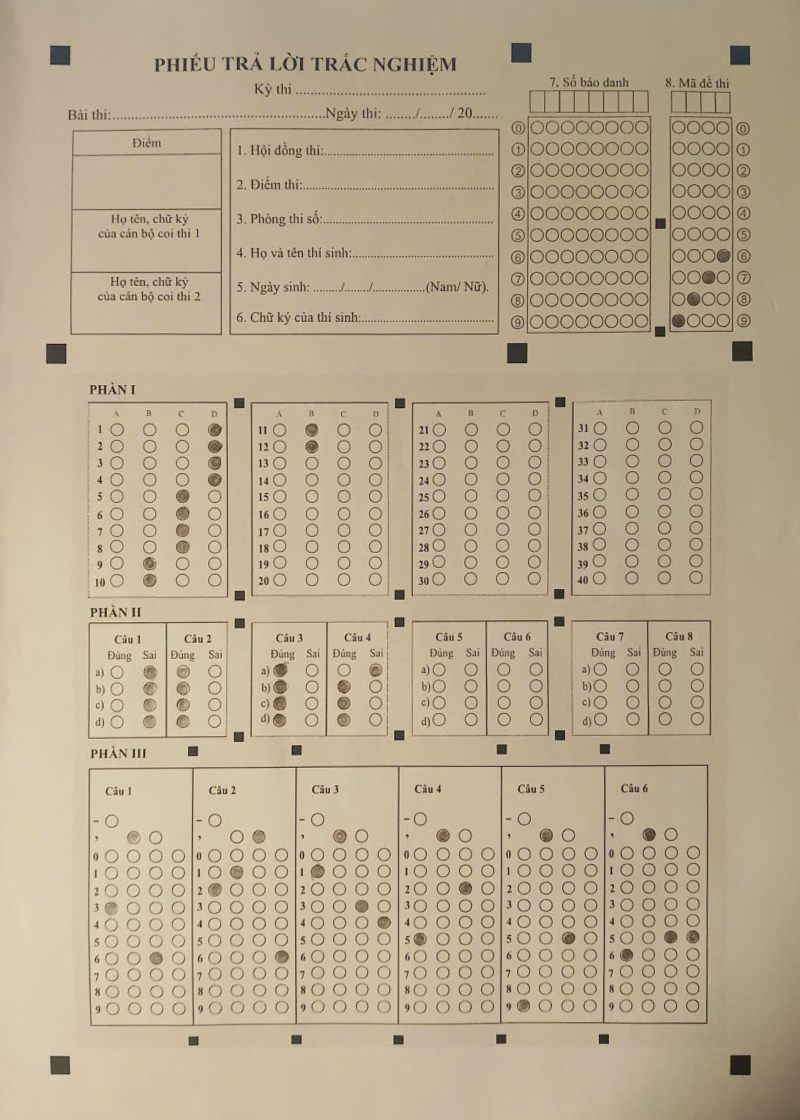
#> input picture app/src/main/python/templates/real_sheet_experimental_reference.png, 1600 x 2240 px (shown at 1/2 size)
$ python -i camera_tracker.py   (imports and definitions only)
#> lines starting #> are read from the running program, lines starting #| are printed output that depends on the picture; after the words box and inside, x2 and y2 are one past the last pixel; in counts of white or black regions, pixels touching at a corner belong together
#> further down, picture is the input picture: shape (2240, 1600, 3); mean B, G, R 144.3, 170.3, 186.2
### app/src/main/python/omr/marker_detection.py
from dataclasses import dataclass, asdict
from itertools import combinations
import logging
import cv2
import numpy as np
from config import DEFAULT, MarkerConfig
from .preprocessing import preprocess_markers, grayscale
from .perspective import order_points
from .errors import MarkerDetectionError

logger = logging.getLogger(__name__)


@dataclass
class Marker:
    center: tuple[float, float]
    area: float
    side: float
    solidity: float
    extent: float
    blackness: float
    border_distance: float
    polygon: list
    local_contrast: float = 0.0
    solid_ink_fraction: float = 0.0

    def to_dict(self):
        return asdict(self)


def detect_markers(image: np.ndarray, cfg: MarkerConfig = DEFAULT.marker) -> list[Marker]:
    gray = grayscale(image)
    height, width = gray.shape
    candidates = []
    for binary in preprocess_markers(image, cfg):
        # A dark table forms an enclosing foreground contour after inversion.
        # RETR_EXTERNAL then hides every marker on the white sheet inside it.
        # Allow nesting inside large page/background contours, but not inside
        # small printed rings. Filled bubbles nested in those rings may also
        # approximate a quadrilateral and must not become square markers.
        contours, hierarchy = cv2.findContours(binary, cv2.RETR_TREE, cv2.CHAIN_APPROX_SIMPLE)
        areas = [cv2.contourArea(contour) for contour in contours]
        for index, contour in enumerate(contours):
            parent, depth, small_container = hierarchy[0, index, 3], 0, False
            while parent != -1:
                depth += 1
                if areas[parent] <= cfg.max_area_fraction * width * height:
                    small_container = True
                    break
                parent = hierarchy[0, parent, 3]
            if small_container or depth % 2:
                continue
            area = areas[index]
            if not cfg.min_area_fraction * width * height <= area <= cfg.max_area_fraction * width * height:
                continue
            (_, _), (rw, rh), _ = cv2.minAreaRect(contour)
            if min(rw, rh) < cfg.min_side or not cfg.aspect_min <= rw / rh <= cfg.aspect_max:
                continue
            polygon = cv2.approxPolyDP(contour, cfg.polygon_epsilon * cv2.arcLength(contour, True), True)
            if len(polygon) != 4 or not cv2.isContourConvex(polygon):
                continue
            # A circle can simplify to four vertices at this epsilon. A true
            # square retains most of its area; a diamond inscribed in a filled
            # answer bubble does not, even when its bounding box is square.
            if abs(cv2.contourArea(polygon)) / area < cfg.min_quadrilateral_area_ratio:
                continue
            solidity = area / max(cv2.contourArea(cv2.convexHull(contour)), 1)
            extent = area / (rw * rh)
            if solidity < cfg.min_solidity or extent < cfg.min_extent:
                continue
            moment = cv2.moments(contour)
            cx, cy = moment['m10'] / moment['m00'], moment['m01'] / moment['m00']
            x, y, w, h = cv2.boundingRect(contour)
            local_mask = np.zeros((h, w), np.uint8)
            cv2.drawContours(local_mask, [contour - [x, y]], -1, 255, -1)
            inside = gray[y:y+h, x:x+w][local_mask > 0]
            ink_mean = float(np.mean(inside))
            blackness = 1 - ink_mean / 255
            # Exposure changes absolute gray levels. A marker must instead be
            # a solid square darker than its immediate surroundings. Keep the
            # absolute route for legacy dark markers, with a bounded local route
            # for gray ones; hollow answer boxes must not become markers.
            pad = max(3, round(max(w, h)*0.5))
            x0, y0 = max(0, x-pad), max(0, y-pad)
            x1, y1 = min(width, x+w+pad), min(height, y+h+pad)
            neighborhood = gray[y0:y1, x0:x1]
            surround = np.ones(neighborhood.shape, bool)
            surround[y-y0:y-y0+h, x-x0:x-x0+w] = False
            background = float(np.percentile(neighborhood[surround], 75)) if surround.any() else ink_mean
            contrast = max(0., (background-ink_mean)/max(background, 1.))
            solid = float(np.mean(inside < background-max(cfg.min_local_darkness_delta, (background-ink_mean)*0.5)))
            locally_dark = (contrast >= cfg.min_local_contrast and
                            background-ink_mean >= cfg.min_local_darkness_delta and
                            solid >= cfg.min_solid_ink_fraction)
            if blackness < cfg.min_blackness and not locally_dark:
                continue
            side = float(np.sqrt(area))
            if any(np.linalg.norm(np.asarray(m.center) - (cx, cy)) < cfg.dedup_distance * side for m in candidates):
                continue
            border = min(cx / width, 1 - cx / width, cy / height, 1 - cy / height)
            candidates.append(Marker((cx, cy), area, side, solidity, extent, blackness,
                                     border, polygon.reshape(-1, 2).tolist(), contrast, solid))
    if len(candidates) > cfg.max_candidates:
        raise MarkerDetectionError("Too many square candidates; adjust marker config")
    logger.info("Markers detected: %d", len(candidates))
    return candidates


def _extreme_corner_candidates(markers: list, image_shape, cfg: MarkerConfig) -> np.ndarray | None:
    """Chọn 4 marker gần 4 góc hình ảnh nhất (top-left, top-right, bottom-right, bottom-left).
    Đây là chiến lược chính xác nhất khi 4 marker góc LỚN HƠN các marker nội bộ.
    """
    height, width = image_shape[:2]
    # Tính side trung vị để phát hiện marker nào lớn hơn bình thường
    sides = sorted(m.side for m in markers)
    median_side = sides[len(sides) // 2]

    # Mỗi góc ảnh: tìm marker có score = độ gần góc + bonus nếu lớn hơn trung vị
    corners_of_image = [(0, 0), (width, 0), (width, height), (0, height)]
    selected = []
    used = set()
    for cx, cy in corners_of_image:
        best_m, best_s = None, float('inf')
        for i, m in enumerate(markers):
            if i in used:
                continue
            dist = np.hypot(m.center[0] - cx, m.center[1] - cy)
            # Ưu tiên marker lớn hơn trung vị (là marker góc thật)
            size_bonus = 0.5 if m.side >= median_side * 1.2 else 1.0
            score = dist * size_bonus
            if score < best_s:
                best_m, best_s = (i, m), score
        if best_m is None:
            return None
        used.add(best_m[0])
        selected.append(best_m[1])

    quad = order_points([m.center for m in selected])
    area = abs(cv2.contourArea(quad))
    if area < cfg.min_quad_area_fraction * width * height:
        return None
    if not cv2.isContourConvex(quad.astype(np.float32)):
        return None
    return quad


def select_corner_markers(markers: list[Marker], image_shape,
                          cfg: MarkerConfig = DEFAULT.marker) -> np.ndarray:
    if len(markers) < 4:
        raise MarkerDetectionError("Fewer than four square marker candidates")
    height, width = image_shape[:2]

    # --- Chiến lược 1: ưu tiên 4 marker ở cực ngoài 4 góc ảnh ---
    extreme = _extreme_corner_candidates(markers, image_shape, cfg)
    if extreme is not None:
        logger.info("Corner markers selected via extreme-corner strategy")
        return extreme

    # --- Chiến lược 2 (fallback): brute-force cluster + convex hull ---
    best, best_score = None, -1.0
    visited_clusters = set()
    for seed in markers:
        indices = tuple(i for i, m in enumerate(markers)
                        if 1 / cfg.size_ratio <= m.side / seed.side <= cfg.size_ratio)
        if indices in visited_clusters:
            continue
        visited_clusters.add(indices)
        cluster = [markers[i] for i in indices]
        pts = np.array([m.center for m in cluster], np.float32)
        hull = cv2.convexHull(pts, returnPoints=False).ravel()
        if not 4 <= len(hull) <= cfg.max_hull_points:
            continue
        for indices in combinations(hull, 4):
            selected = [cluster[i] for i in indices]
            if max(m.side for m in selected) / min(m.side for m in selected) > cfg.size_ratio:
                continue
            quad = order_points([m.center for m in selected])
            area = abs(cv2.contourArea(quad))
            if area < cfg.min_quad_area_fraction * width * height:
                continue
            proximity = np.mean([max(0, 1 - m.border_distance / cfg.border_band) for m in selected])
            consistency = min(m.side for m in selected) / max(m.side for m in selected)
            score = area * consistency * (1 + proximity)
            if score > best_score:
                best, best_score = quad, score
    if best is None:
        raise MarkerDetectionError("No consistent outer marker quadrilateral")
    logger.info("Corner markers selected via brute-force strategy")
    return best

### app/src/main/python/omr/preprocessing.py
import cv2
import numpy as np
from config import DEFAULT, BubbleConfig, MarkerConfig


def grayscale(image: np.ndarray) -> np.ndarray:
    return cv2.cvtColor(image, cv2.COLOR_BGR2GRAY) if image.ndim == 3 else image.copy()


def preprocess_markers(image: np.ndarray, cfg: MarkerConfig = DEFAULT.marker) -> list[np.ndarray]:
    gray = grayscale(image)
    otsu = cv2.threshold(gray, 0, 255, cv2.THRESH_BINARY_INV | cv2.THRESH_OTSU)[1]
    adaptive = cv2.adaptiveThreshold(gray, 255, cv2.ADAPTIVE_THRESH_GAUSSIAN_C,
                                     cv2.THRESH_BINARY_INV, cfg.adaptive_window, cfg.adaptive_c)
    return [otsu, adaptive]


# [15 lines left out: function preprocess_omr_roi, not called in this run]

### app/src/main/python/omr/perspective.py
import cv2
import numpy as np
from config import DEFAULT
from .errors import PerspectiveError


def order_points(points) -> np.ndarray:
    pts = np.asarray(points, dtype=np.float32).reshape(4, 2)
    if len(np.unique(pts, axis=0)) != 4:
        raise PerspectiveError("Four distinct corners required")
    center = pts.mean(axis=0)
    ordered = pts[np.argsort(np.arctan2(pts[:, 1] - center[1], pts[:, 0] - center[0]))]
    ordered = np.roll(ordered, -int(np.argmin(ordered.sum(axis=1))), axis=0)
    if not cv2.isContourConvex(ordered.reshape(-1, 1, 2)):
        raise PerspectiveError("Corners must form a convex quadrilateral")
    return ordered


# [9 lines left out: function homography_from_corners, not called in this run]


def warp_sheet(image, homography, size):
    return cv2.warpPerspective(image, homography, tuple(map(int, size)),
                               flags=cv2.INTER_LINEAR, borderValue=(255, 255, 255))

### app/src/main/python/camera_tracker.py
"""Single-frame A4 localization for retaining the actual camera pixels.

The adapter waits for two seconds of stable corners before capture. The full-resolution
frame goes through OMR before any result is accepted or graded.
"""
from dataclasses import dataclass
from time import perf_counter

import cv2
import numpy as np

from omr.errors import OMRError
from omr.marker_detection import detect_markers, select_corner_markers
from omr.perspective import order_points


@dataclass(frozen=True)
class Observation:
    centers: np.ndarray
    features: np.ndarray
    side: float
    candidate_count: int


class SheetTracker:
    DETECT_WIDTH = 768
    A4_ASPECT = 210 / 297
    MIN_PAPER_FILL = .70
    MARKER_AREA_WITHIN_PAPER = .85 * (0.9508928571428571 - 0.049107142857142856)

    def __init__(self):
        self.reset()

    def reset(self):
        self.state = 'searching'
        self.corners = None
        self.side = None
        self.stable_frames = 0
        self.frame_size = None
        self.last_metrics = {}

    @staticmethod
    def _guide_targets(shape):
        h, w = shape
        # Match the four outer marker centers on the current printed template.
        aspect = w / h
        # Let the marker quadrilateral occupy most of the camera view. A small
        # centered sheet can still have four detectable squares, but its answer
        # bubbles lose too many pixels for reliable grading.
        guide_width = min(.96, .96 * SheetTracker.A4_ASPECT / aspect)
        guide_height = guide_width * aspect / SheetTracker.A4_ASPECT
        x0, x1 = (1-guide_width)/2, (1+guide_width)/2
        y0, y1 = (1-guide_height)/2, (1+guide_height)/2
        # Guide surrounds paper edges; marker targets are inset on the printed A4.
        x0, x1 = x0 + .075 * guide_width, x1 - .075 * guide_width
        y0, y1 = y0 + .049107 * guide_height, y1 - .049107 * guide_height
        return np.array([[x0, y0], [x1, y0], [x1, y1], [x0, y1]], np.float32)

    @classmethod
    def _corner_hits(cls, markers, shape):
        if not markers:
            return [None] * 4
        h, w = shape
        targets = cls._guide_targets(shape)
        min_side = max(4., np.percentile([m.side for m in markers], 65) * .75)
        eligible = [m for m in markers if m.side >= min_side]
        hits = []
        for target in targets:
            if not eligible:
                hits.append(None)
                continue
            nearest = min(eligible, key=lambda m: np.linalg.norm(np.asarray(m.center)/[w, h]-target))
            point = np.asarray(nearest.center)/[w, h]
            hits.append(point.tolist() if np.linalg.norm(point-target) <= .18 else None)
        return hits

    @staticmethod
    def _geometry(corners, shape):
        h, w = shape
        q = np.asarray(corners, np.float32).reshape(4, 2)
        if not np.isfinite(q).all() or np.any(q[:, 0] < 0) or np.any(q[:, 1] < 0):
            return False
        if np.any(q[:, 0] >= w) or np.any(q[:, 1] >= h) or not cv2.isContourConvex(q):
            return False
        if cv2.contourArea(q) < .17 * w * h:
            return False
        sides = np.linalg.norm(q - np.roll(q, -1, axis=0), axis=1)
        if min(sides) < 8 or max(sides) / min(sides) > 3.5:
            return False
        # Plain corner squares have no ID. A missing outer square can be
        # replaced by a large inner registration square, producing one side
        # of the sheet much shorter than its opposite side.
        if min(sides[0], sides[2]) / max(sides[0], sides[2]) < .73:
            return False
        if min(sides[1], sides[3]) / max(sides[1], sides[3]) < .73:
            return False
        return True

    @staticmethod
    def _paper_outline(gray):
        """Find a complete, printed sheet for immediate still capture.

        The JPEG pipeline, not this preview heuristic, decides whether its
        markers and answers are valid. Require a large, enclosed bright quad
        so a tiny marker or a clipped sheet cannot fire the shutter.
        """
        h, w = gray.shape
        softened = cv2.GaussianBlur(gray, (5, 5), 0)
        for method in (cv2.THRESH_OTSU, cv2.THRESH_TRIANGLE):
            _, binary = cv2.threshold(softened, 0, 255, cv2.THRESH_BINARY | method)
            binary = cv2.morphologyEx(binary, cv2.MORPH_CLOSE, np.ones((5, 5), np.uint8))
            contours, _ = cv2.findContours(binary, cv2.RETR_EXTERNAL, cv2.CHAIN_APPROX_SIMPLE)
            for contour in sorted(contours, key=cv2.contourArea, reverse=True)[:5]:
                area = cv2.contourArea(contour)
                if area < .20 * w * h or area > .97 * w * h:
                    continue
                polygon = cv2.approxPolyDP(contour, .025 * cv2.arcLength(contour, True), True)
                if len(polygon) != 4 or not cv2.isContourConvex(polygon):
                    continue
                points = order_points(polygon.reshape(4, 2).astype(np.float32))
                margin = .01 * min(w, h)
                if (np.min(points[:, 0]) < margin or np.max(points[:, 0]) > w - margin or
                        np.min(points[:, 1]) < margin or np.max(points[:, 1]) > h - margin):
                    continue
                sides = np.linalg.norm(points - np.roll(points, -1, axis=0), axis=1)
                aspect = (sides[0] + sides[2]) / max(sides[1] + sides[3], 1)
                if not .48 <= aspect <= 1.02:
                    continue
                mask = np.zeros((h, w), np.uint8)
                cv2.fillConvexPoly(mask, points.astype(np.int32), 255)
                inside = gray[cv2.erode(mask, np.ones((9, 9), np.uint8)) > 0]
                outside = gray[mask == 0]
                if not len(inside) or not len(outside) or np.median(inside) < np.median(outside) + 8:
                    continue
                if np.count_nonzero(inside < np.median(inside) - 35) < .003 * len(inside):
                    continue
                return points
        return None

    def _detect(self, gray, markers=None):
        if markers is None:
            markers = detect_markers(gray)
        corners = select_corner_markers(markers, gray.shape)
        if not self._geometry(corners, gray.shape):
            raise ValueError('Invalid outer marker geometry')
        selected = []
        used = set()
        for center in corners:
            ranked = sorted(range(len(markers)), key=lambda i: np.linalg.norm(np.asarray(markers[i].center)-center))
            index = next(i for i in ranked if i not in used)
            used.add(index)
            selected.append(markers[index])
        features = np.array([m.polygon for m in selected], np.float32).reshape(16, 2)
        return Observation(np.asarray(corners, np.float32), features,
                           float(np.median([m.side for m in selected])), len(markers))

    def observe(self, frame, capture_timestamp_ns=None):
        """One-frame localization. Never wait for previous positions or sharpness."""
        started = perf_counter()
        gray = frame if frame.ndim == 2 else cv2.cvtColor(frame, cv2.COLOR_BGR2GRAY)
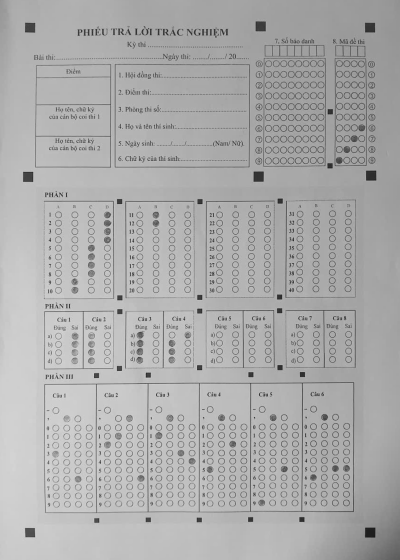
#> gray: shape (2240, 1600) (shown at 1/4 size); min 4, max 235, mean 172.1
        height, width = gray.shape
        scale = min(1., self.DETECT_WIDTH / width)
        small = (cv2.resize(gray, (round(width*scale), round(height*scale)), interpolation=cv2.INTER_AREA)
                 if scale < 1 else gray)
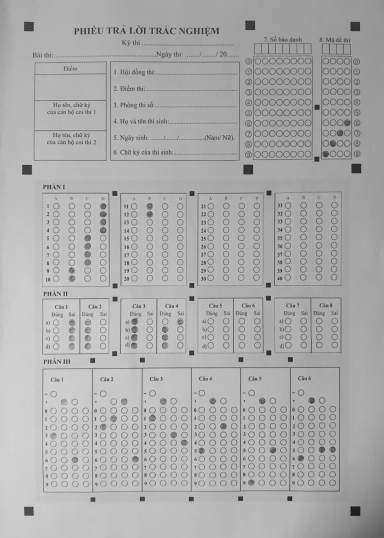
#> small: shape (1075, 768) (shown at 1/2 size); min 23, max 219, mean 172.1
        h, w = small.shape
        self.frame_size = small.shape
        paper = self._paper_outline(small)
#> the loop in _paper_outline, `for method in (cv2.THRESH_OTSU, cv2.THRESH_TRIANGLE):` made 2 passes
#> pass 1, in _paper_outline, `_, binary = cv2.threshold(softened, 0, 255, cv2.THRESH_BINARY | method)`:
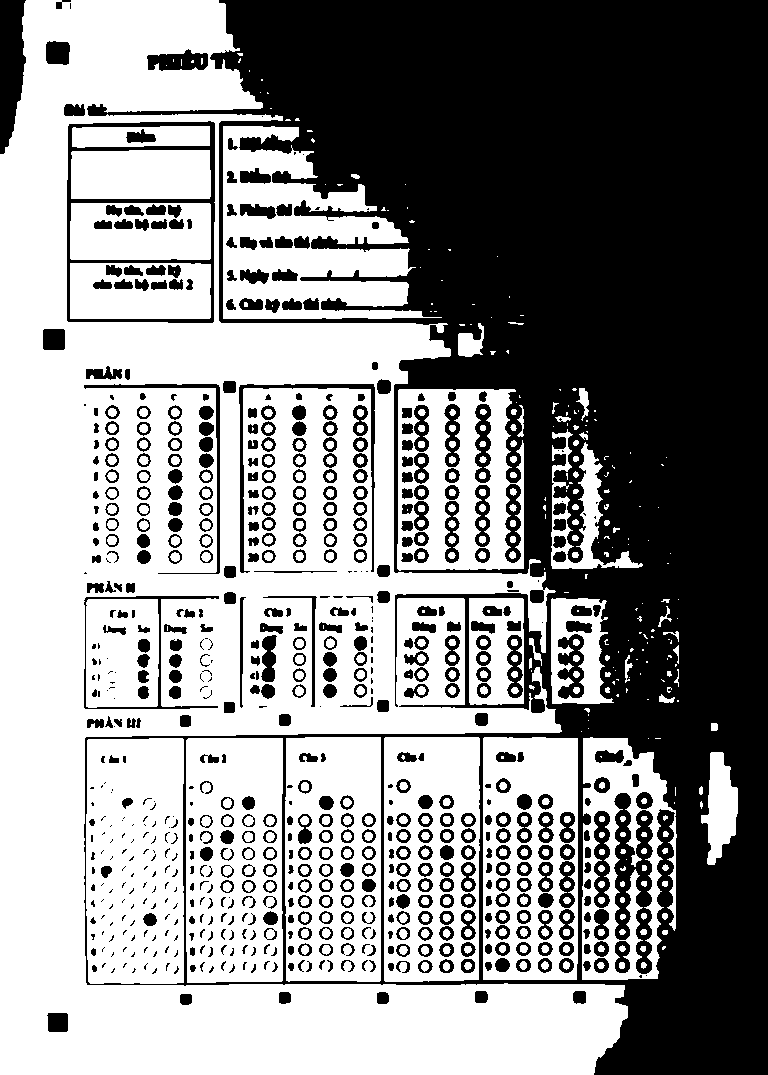
#> binary: shape (1075, 768); 54.9% white; 728 black regions (171 under 20 px), largest, box (x1, y1, x2, y2) and area: (84, 0, 768, 1075) 294681, (67, 121, 215, 323) 3984, (614, 793, 653, 974) 3701
#> pass 1, in _paper_outline, `binary = cv2.morphologyEx(binary, cv2.MORPH_CLOSE, np.ones((5, 5), np...`:
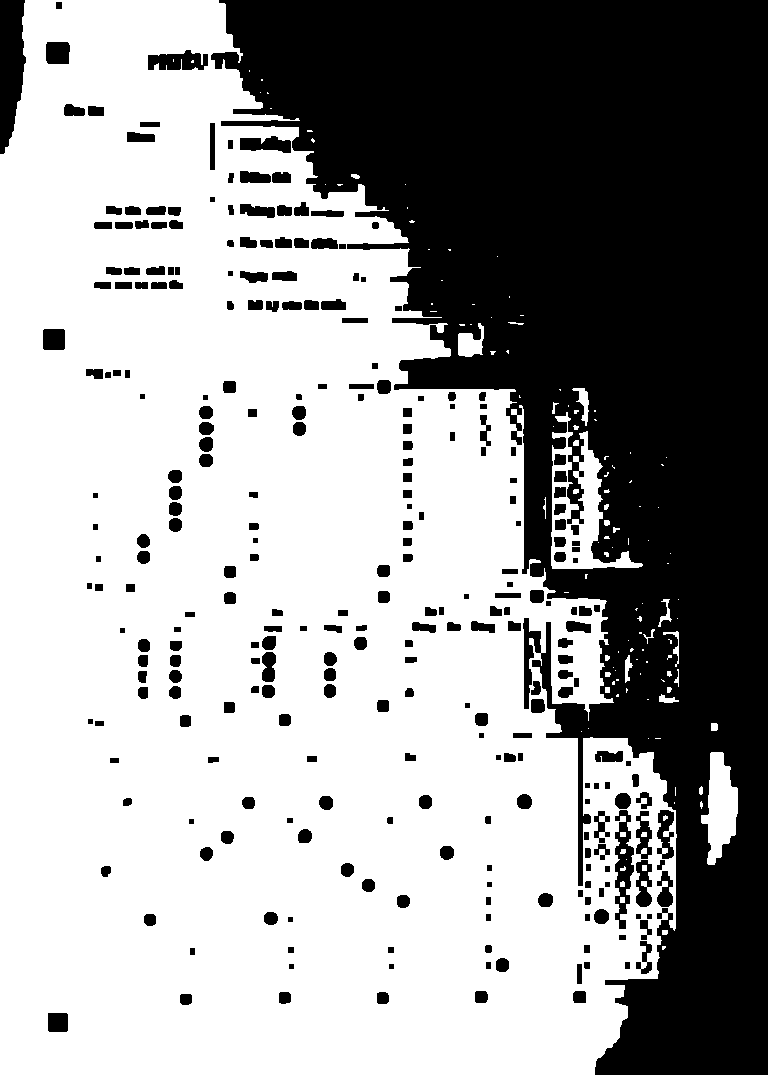
#> binary: shape (1075, 768); 62.2% white; 284 black regions, largest, box (x1, y1, x2, y2) and area: (211, 0, 768, 1075) 276359, (0, 0, 26, 154) 3006, (615, 810, 634, 929) 1263
        paper_fill = 0. if paper is None else float(cv2.contourArea(paper)) / small.size
#> paper_fill = 0
        candidates = []
        observation = None
        detect_ms = 0.
        # Complete close paper: retain immediately. Marker detection is deferred to OMR.
        if paper_fill < self.MIN_PAPER_FILL:
            began = perf_counter()
            try:
                candidates = detect_markers(small)
#> (the rest of the program and of its run is left out)
